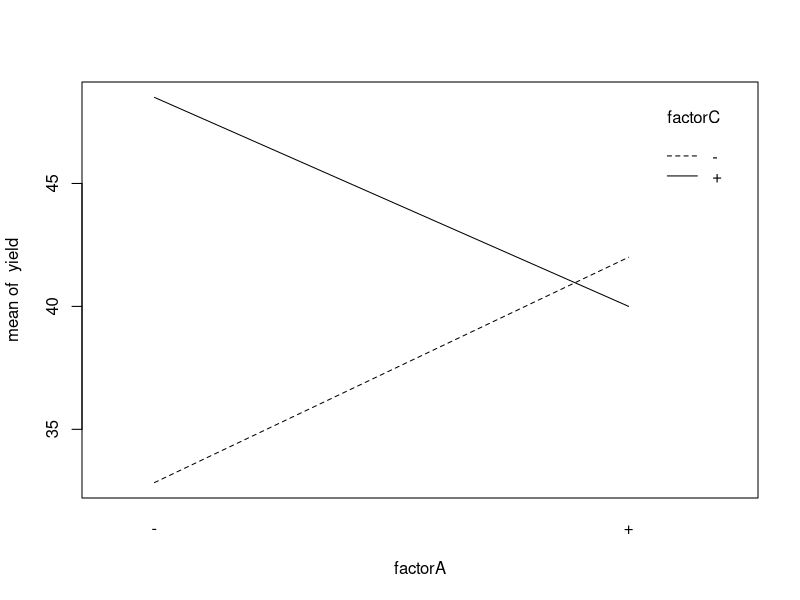
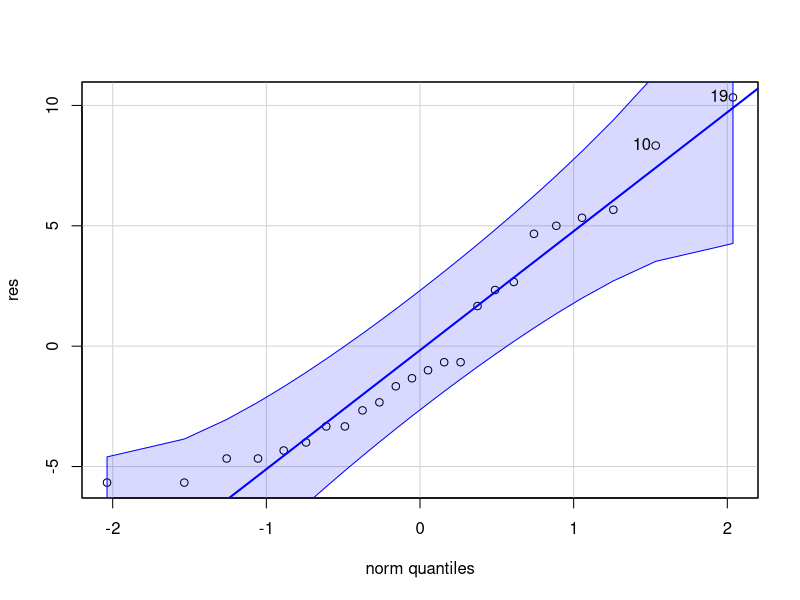
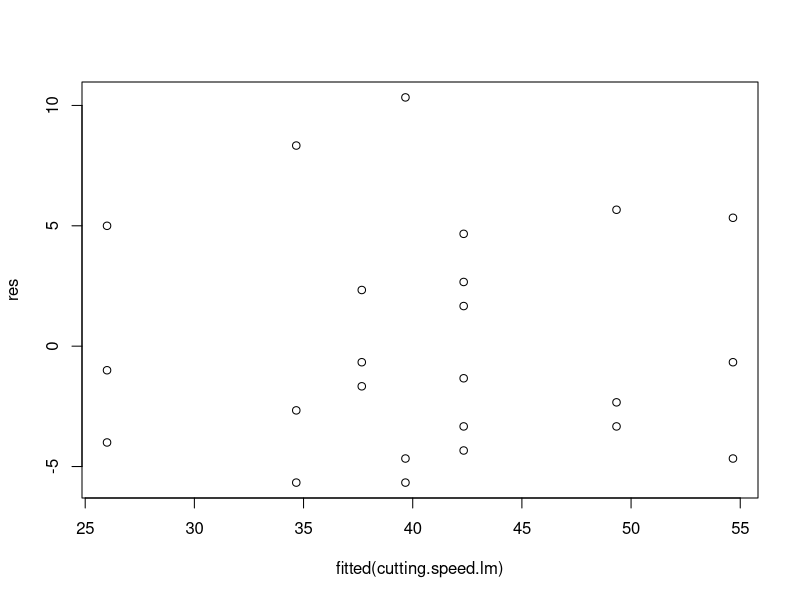
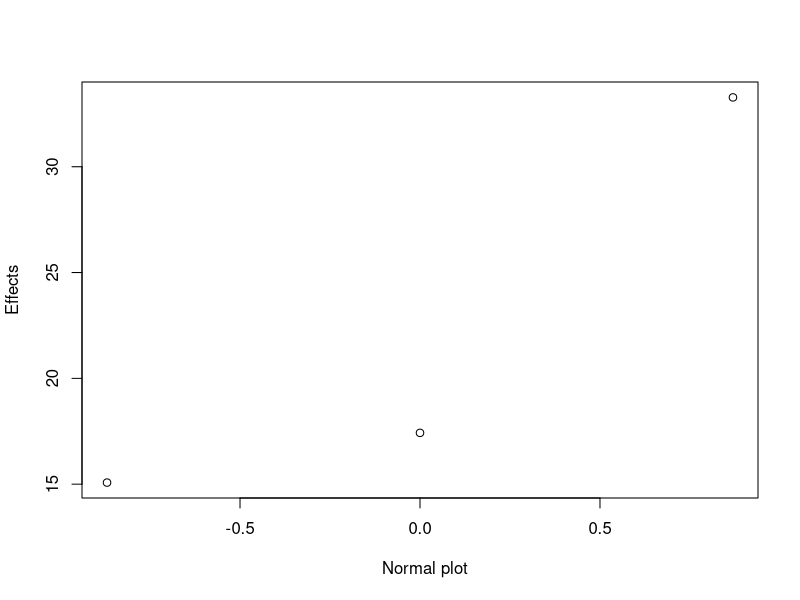
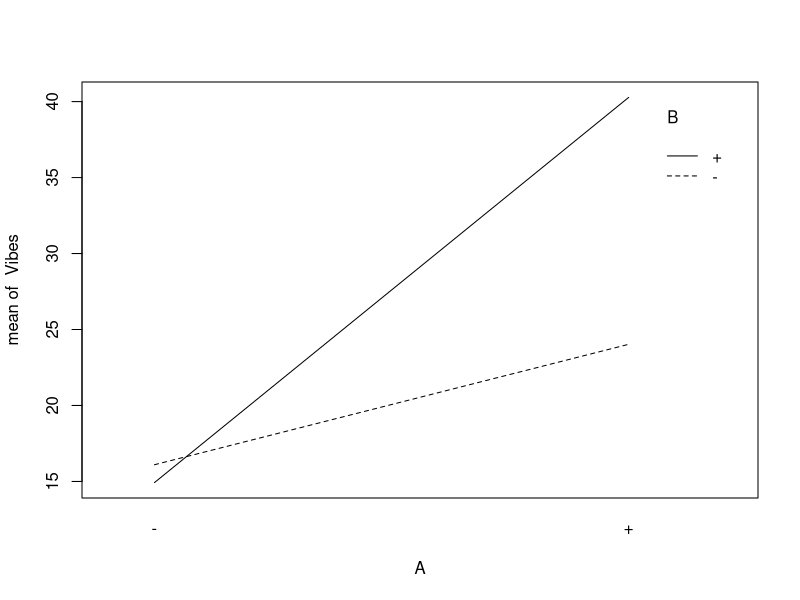
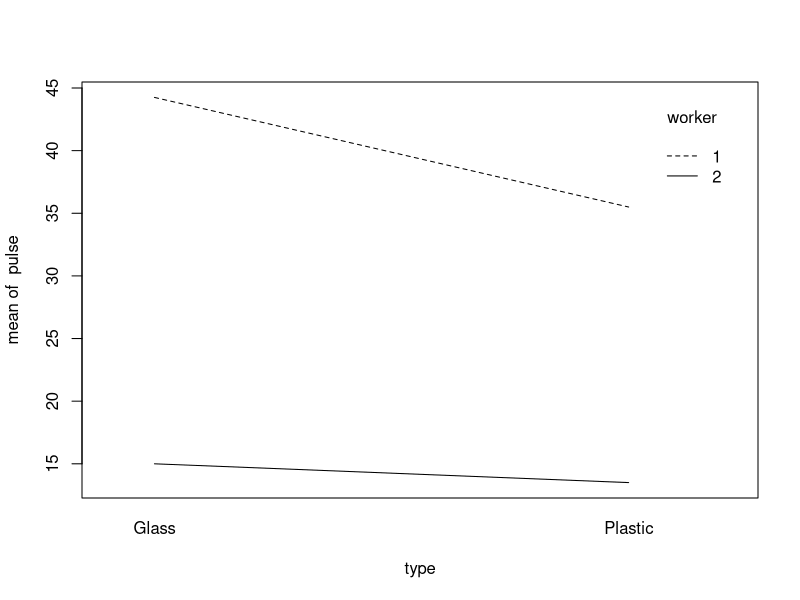
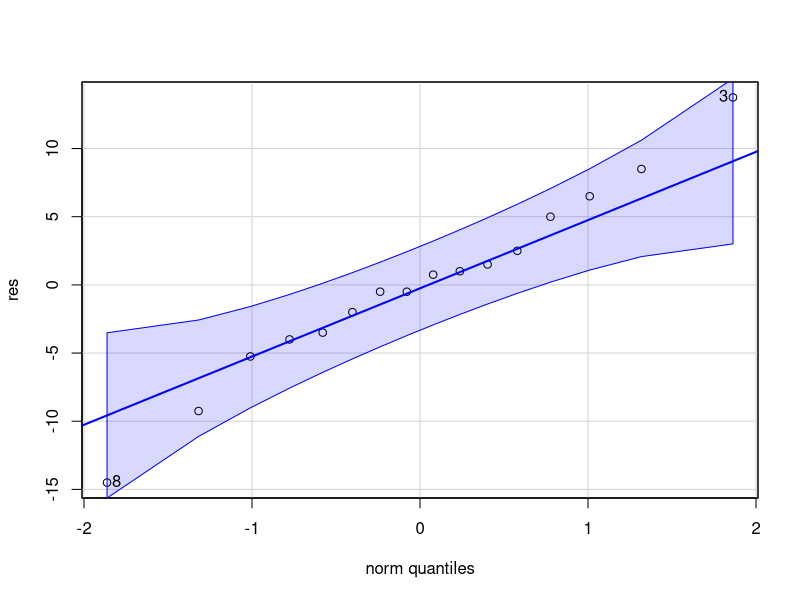
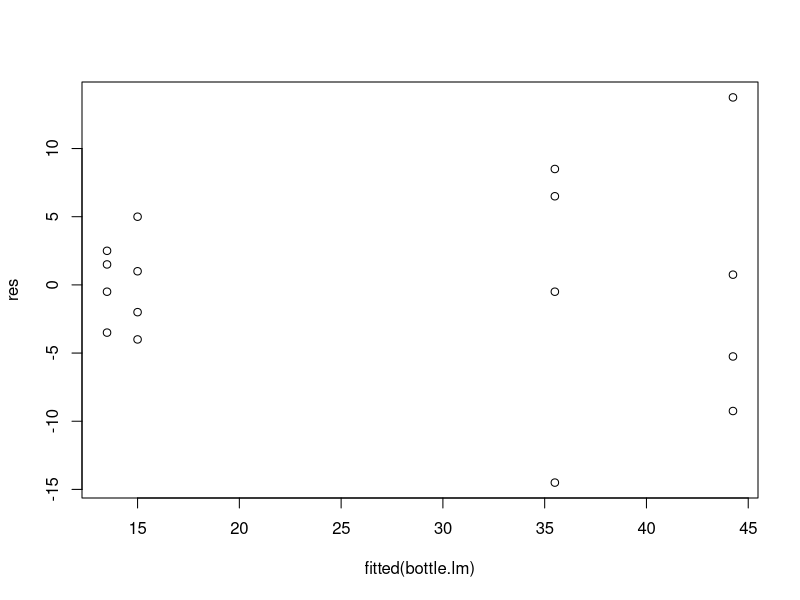

The R script that drew these images, in order:
## ---- chunk 1
# loading libraries
library(car)
library(gplots)
## ---- chunk 2
# creating data table
factorA = rep(c("-","+","-","+","-","+","-","+"), times = 3)
factorB = rep(c("-","-","+","+","-","-","+","+"), times = 3)
factorC = rep(c("-","-","-","-","+","+","+","+"), times = 3)
Rep = rep(c("I", "II", "III"), each = 8)
yield = c(22,32,35,55,44,40,60,39,31,43,34,47,45,37,50,41,25,29,50,46,38,36,54,47)

cutting.speed.long = data.frame(factorA, factorB, factorC, Rep, yield)

# defining coded
coded=function(x) #a function to code variable x
{
  ifelse(x=="+", 1, -1)
}

# linear regression
cutting.speed.lm=lm(yield ~ coded(factorA) * coded(factorB) * coded(factorC), cutting.speed.long)
summary(cutting.speed.lm)

# interaction plot
with(cutting.speed.long, interaction.plot(factorA, factorC, yield))
## ---- chunk 3
# ANOVA test
cutting.speed.aov=aov(yield ~ factorA * factorB * factorC, cutting.speed.long)
summary(cutting.speed.aov)
mse=summary(cutting.speed.aov)[[1]][8,3]
mse
## ---- chunk 4
res=cutting.speed.long$yield-fitted(cutting.speed.lm)
qqPlot(res)
plot(fitted(cutting.speed.lm), res) 
## ---- chunk 5
#checking Standard error=sqrt(mse/N)
n=3;a=b=c=2;N=a*b*c*n
alpha=0.05
sqrt(mse/N)
#consturct CI for regression coefficient (example, for coded(A))
se=sqrt(mse/N)
df=a*b*c*(n-1)
hat.beta1=cutting.speed.lm$coefficients[2]
CI.beta=hat.beta1+c(-1,1)*qt(alpha/2,df,lower.tail = F)*se
CI.beta
2*CI.beta #CI for main effect A
## ---- chunk 6
# creating data table
A <- rep(c("-","+","-","+"), times = 4)
B <- rep(c("-","-","+","+"), times = 4)
Rep <- rep(c("I","II","III","IV"), each = 4)
Vibes <- c(18.2, 27.2, 15.9, 41.0, 18.9, 24.0, 14.5, 43.9, 12.9, 22.4, 15.1, 36.3, 14.4, 22.5, 14.2, 39.9)
router.long <- data.frame(A, B, Rep, Vibes)

# defining coded
coded=function(x) #a function to code variable x
{
  ifelse(x=="+", 1, -1)
}

# linear regression
router.lm=lm(Vibes ~ coded(A) * coded(B), router.long)
summary(router.lm)
## ---- chunk 7
router.aov = aov(Vibes ~ coded(A) * coded(B), router.long)
qqnorm(router.aov, full=T)
## ---- chunk 8
# interaction plot
with(router.long, interaction.plot(A, B, Vibes))
## ---- chunk 9
# creating data table
type <- rep(c("Glass", "Plastic"), each = 4)
worker <- rep(c("1", "2"), each = 8)
pulse <- c(39, 45, 58, 35, 44, 35, 42, 21, 20, 13, 16, 11, 13, 10, 16, 15)
bottle.long <- data.frame(type, worker, pulse)

# interaction plot
with(bottle.long, interaction.plot(type, worker, pulse))

# defining coded
coded=function(x) #a function to code variable x
{
  ifelse(x=="Glass" | x=="1", 1, -1)
}

# linear regression
bottle.lm=lm(pulse ~ coded(type) * coded(worker), bottle.long)
summary(bottle.lm)

# ANOVA test
bottle.aov=aov(pulse ~ type * worker, bottle.long)
summary(bottle.aov)
mse=summary(bottle.aov)[[1]][4,3]
mse

# checking model adequacy
res=bottle.long$pulse-fitted(bottle.lm)
qqPlot(res)
plot(fitted(bottle.lm), res) 
## ---- chunk 10
#checking Standard error=sqrt(mse/N)
n=4;a=b=2;N=a*b*n
alpha=0.05
sqrt(mse/N)
#consturct CI for regression coefficient (example, for coded(A))
se=sqrt(mse/N)
df=a*b*(n-1)

hat.beta1=bottle.lm$coefficients[2]
CI.beta=hat.beta1+c(-1,1)*qt(alpha/2,df,lower.tail = F)*se
CI.beta
2*CI.beta #CI for main effect A

hat.beta1=bottle.lm$coefficients[3]
CI.beta=hat.beta1+c(-1,1)*qt(alpha/2,df,lower.tail = F)*se
CI.beta
2*CI.beta #CI for main effect B

hat.beta1=bottle.lm$coefficients[4]
CI.beta=hat.beta1+c(-1,1)*qt(alpha/2,df,lower.tail = F)*se
CI.beta
2*CI.beta #CI for main effect AB
## ---- chunk 11
letter = c("A","B","C","D","AB","AC","AD","BC","BD","CD","ABC","ABD","ACD","BCD","ABCD")
number = c(76.95,-67.52,-7.84,-18.73,-51.32,11.69,9.78,20.79,14.74,1.27,-2.82,-6.50,10.20,-7.98,-6.25)
experiment = data.frame(letter, number)

experiment.aov = aov(number ~ coded(letter), experiment)


plot = qqnorm(abs(number))
## click at the "outlier" points and then click "Finish" button


lister = sort(abs(number))

qqnorm(lister)
abline(h = 76.95, col = "red")
abline(h = 67.52, col = "purple")
abline(h = 51.32, col = "blue")
#factor A, B, and AB
## ---- chunk 12
Standard.Order = c(8,10,12,9,7,15,2,6,16,13,5,14,1,3,4,11)
Run.Order = c(1,2,3,4,5,6,7,8,9,10,11,12,13,14,15,16)
Laser.Power = c(1,1,1,-1,-1,-1,1,1,1,-1,-1,1,-1,-1,1,-1)
Pulse.Freq = c(1,-1,1,-1,1,1,-1,-1,1,-1,-1,-1,-1,1,1,1)
Writing.Speed = c(-1,1,1,1-1,1,-1,-1,1,1,-1,1,-1,-1,-1,1)
## ---- chunk 13
